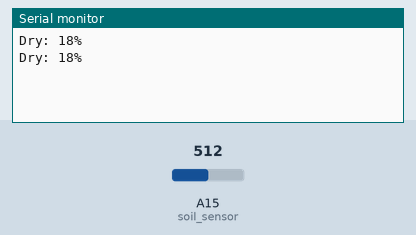
Simulated run of this sketch. Board: Arduino Mega 2560, built with avr-gcc and run on an emulated ATmega2560. Parts: the last lines printed to the serial monitor. The inputs (shaded band) are chosen by the test bench; at power-on: A15 (soil_sensor) = 512.

Above: at 1.8 s.
1.9 s: A15 (soil_sensor) set to 481
At 2.8 s:
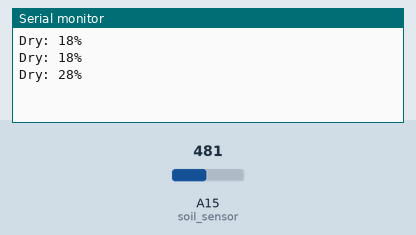
3.4 s: A15 (soil_sensor) set to 447
At 4.7 s:
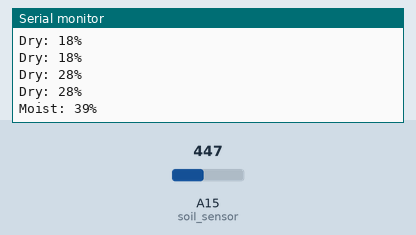
6.5 s: A15 (soil_sensor) set to 379
At 7.8 s:
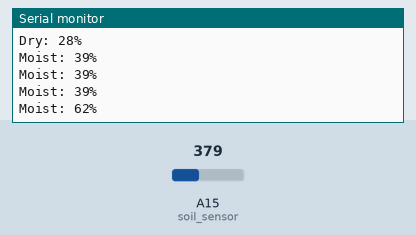
8.0 s: A15 (soil_sensor) set to 348
At 8.8 s:
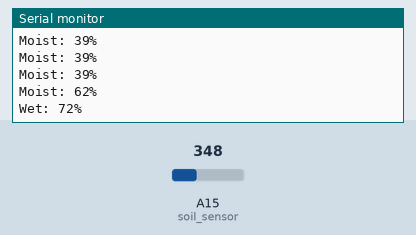

Measured:
- the behaviour switches between 466 and 465 on A15 (soil_sensor) (found by bisection; images 1 and 2)
- the behaviour switches between 365 and 364 on A15 (soil_sensor) (found by bisection; images 3 and 4)
- after the input at 1.9 s, the serial monitor: prints a new line after 0.10 s (image 1)
- after the input at 3.4 s, the serial monitor: prints a new line after 0.60 s (image 2)
- after the input at 6.5 s, the serial monitor: prints a new line after 0.50 s (image 3)
- after the input at 8.0 s, the serial monitor: prints a new line at once (image 4)

The sketch:

soil_moisture_sensor.ino
```cpp
int soil_sensor = A15;

const int dry = 566; // value for dry sensor
const int wet = 260; // value for wet sensor

void setup()
{
  Serial.begin(9600);
}

void loop()
{
  int sensorVal = analogRead(soil_sensor);

  // Sensor has a range
  // We want to translate this to a scale or 0% to 100%
  // More info: https://www.arduino.cc/reference/en/language/functions/math/map/
  int percentageHumidity = map(sensorVal, wet, dry, 100, 0);

  //Serial.print(percentageHumidity);
  //Serial.println("%");

  if (percentageHumidity >= 67 && percentageHumidity <= 100) {
    Serial.println((String) "Wet: " + percentageHumidity + "%");
  } else if (percentageHumidity >= 34 && percentageHumidity < 67) {
    Serial.println((String) "Moist: " + percentageHumidity + "%");
  } else {
    Serial.println((String) "Dry: " + percentageHumidity + "%");
  }

  delay(1000);
}
```
